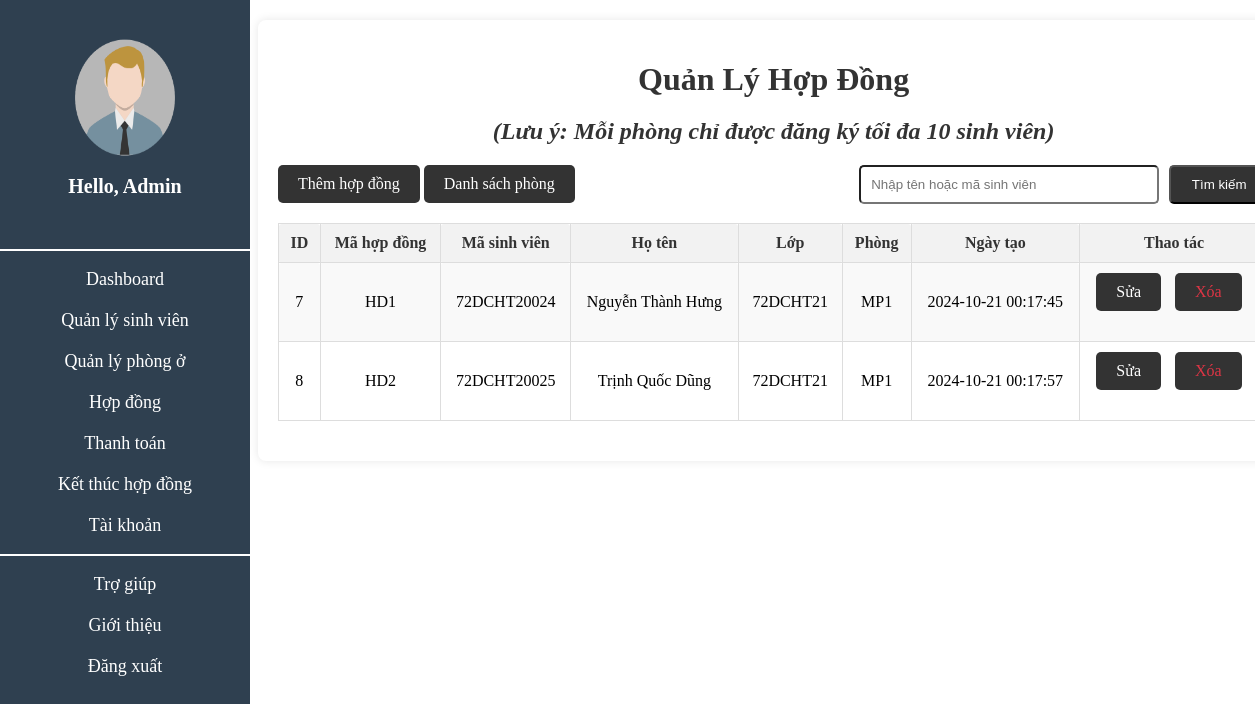
The app's page /view/Hopdong.php with its own data.
### tables this page shows
CREATE TABLE `hopdong` (
  `id` int(11) NOT NULL,
  `Mahopdong` varchar(50) NOT NULL,
  `Masinhvien` varchar(100) DEFAULT NULL,
  `Hoten` varchar(50) DEFAULT NULL,
  `Lop` varchar(50) DEFAULT NULL,
  `Maphong` varchar(50) DEFAULT NULL,
  `Ngaytao` timestamp NULL DEFAULT current_timestamp() ON UPDATE current_timestamp()
);

### view/Hopdong.php (the view, shortened to what this page needs)
<link rel="stylesheet" href="../css/hopdong.css">
<?php
    include "sliderbar.php";
    include_once "../config/db.php";
    $searchTerm = isset($_GET['search']) ? $_GET['search'] : '';
    if ($searchTerm) {
        $sql = "SELECT * FROM hopdong WHERE Hoten LIKE '%$searchTerm%' OR Masinhvien LIKE '%$searchTerm%'";
    } else {
        $sql = "SELECT * FROM hopdong";
    }
?>
<body>
    <div class="sinhvien">
        <h1>Quản Lý Hợp Đồng</h1>
        <h2>(Lưu ý: Mỗi phòng chỉ được đăng ký tối đa 10 sinh viên)</h2>
        <form method="GET" action="">
            <input class="tk" type="submit" value="Tìm kiếm">
            <input class="Timkiem" type="text" name="search" value="<?php echo htmlspecialchars($searchTerm); ?>" placeholder="Nhập tên hoặc mã sinh viên">
        </form>
        <a href="Themhopdong.php">Thêm hợp đồng</a>
        <a href="Danhsachphong.php">Danh sách phòng</a>
        <table border="1">
            <tr>
                <th>ID</th>
                <th>Mã hợp đồng</th>
                <th>Mã sinh viên</th>
                <th>Họ tên</th>
                <th>Lớp</th>
                <th>Phòng</th>
                <th>Ngày tạo</th>
                <th>Thao tác</th>
            </tr>
            <?php
            $result = mysqli_query($conn, $sql);
            if (mysqli_num_rows($result) > 0) {
                while ($student = mysqli_fetch_assoc($result)) {
                    ?>
                    <tr>
                        <td><?php echo $student['id']; ?></td>
                        <td><?php echo $student['Mahopdong']; ?></td>
                        <td><?php echo $student['Masinhvien']; ?></td>
                        <td><?php echo $student['Hoten']; ?></td>
                        <td><?php echo $student['Lop']; ?></td>
                        <td><?php echo $student['Maphong']; ?></td>
                        <td><?php echo $student['Ngaytao']; ?></td>
                        <td>
                            <a href="Suahopdong.php?id=<?php echo $student['id']; ?>">Sửa</a>
                            <a href="Xoahopdong.php?id=<?php echo $student['id']; ?>">Xóa</a>
                        </td>
                    </tr>
                    <?php
                }
            } else {
                echo "<tr><td colspan='10'>Không có dữ liệu</td></tr>";
            }
        ?>
        </table>
    </div>
</body>

### css/hopdong.css (style rules this page uses)
.sinhvien { width: 80%; margin: 20px auto; background: #fff; padding: 20px; box-shadow: 0 0 10px rgba(0, 0, 0, 0.1); border-radius: 8px; margin-left: 250px; }
.sinhvien h1 { text-align: center; color: #333; margin-bottom: 20px; }
.sinhvien h2 { text-align: center; font-style: italic; color: #333; }
.Timkiem { width: 300px; padding: 10px; border-radius: 5px; float: right; }
.tk { width: 100px; padding: 10px; background-color: #333; color: white; border-radius: 5px; float: right; margin-left: 10px; }
.sinhvien a { display: inline-block; margin-bottom: 20px; background: #333; color: white; padding: 10px 20px; text-decoration: none; border-radius: 5px; transition: background 0.3s; }
table { width: 100%; border-collapse: collapse; margin-bottom: 20px; }
table, th, td { border: 1px solid #ddd; }
th, td { padding: 10px; text-align: center; }
th { background-color: #f2f2f2; color: #333; }
tr:nth-child(even) { background-color: #f9f9f9; }
th, td { border-radius: 3px; }
td a { color: white; text-decoration: none; margin-right: 10px; transition: color 0.3s; }
td a:last-child { color: #dc3545; }

### records on screen
hopdong: id "7", Mahopdong "HD1", Masinhvien "72DCHT20024", Hoten "Nguyễn Thành Hưng", Lop "72DCHT21", Maphong "MP1", Ngaytao "2024-10-21 00:17:45"
hopdong: id "8", Mahopdong "HD2", Masinhvien "72DCHT20025", Hoten "Trịnh Quốc Dũng", Lop "72DCHT21", Maphong "MP1", Ngaytao "2024-10-21 00:17:57"
